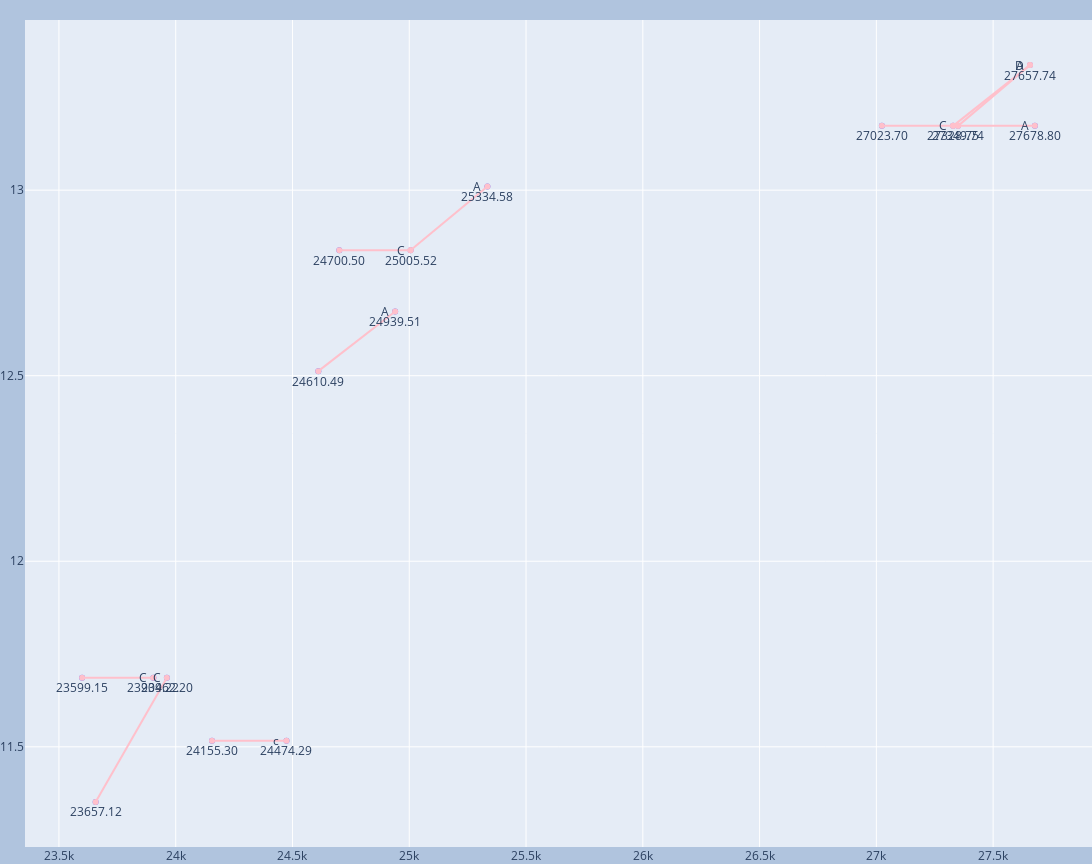

Notebook cell for this chart:
### Code cell
bcr = base_calling_random(df_noad_25k, silence=True)
plotly_basecalling(*bcr)

### Figure 1 — Plotly figure (JSON) as saved in the notebook; plotly's stock layout.template omitted (floating-point values rounded to 4 significant figures)
{"data": [{"mode": "markers", "type": "scatter", "x": [23600.0, 23660.0, 23900.0, 23960.0, 24160.0, 24470.0, 24610.0, 24700.0, 24940.0, 25010.0, 25330.0, 27020.0, 27330.0, 27350.0, 27660.0, 27680.0], "y": [11.69, 11.35, 11.69, 11.69, 11.52, 11.52, 12.51, 12.84, 12.67, 12.84, 13.01, 13.17, 13.17, 13.17, 13.34, 13.17]}, {"line": {"color": "pink"}, "mode": "lines+markers", "name": "C", "type": "scatter", "x": [23600.0, 23900.0], "y": [11.69, 11.69]}, {"line": {"color": "pink"}, "mode": "lines+markers", "name": "C", "type": "scatter", "x": [23660.0, 23960.0], "y": [11.35, 11.69]}, {"line": {"color": "pink"}, "mode": "lines+markers", "name": "C", "type": "scatter", "x": [24700.0, 25010.0], "y": [12.84, 12.84]}, {"line": {"color": "pink"}, "mode": "lines+markers", "name": "C", "type": "scatter", "x": [27020.0, 27330.0], "y": [13.17, 13.17]}, {"line": {"color": "pink"}, "mode": "lines+markers", "name": "A", "type": "scatter", "x": [24610.0, 24940.0], "y": [12.51, 12.67]}, {"line": {"color": "pink"}, "mode": "lines+markers", "name": "A", "type": "scatter", "x": [25010.0, 25330.0], "y": [12.84, 13.01]}, {"line": {"color": "pink"}, "mode": "lines+markers", "name": "A", "type": "scatter", "x": [27330.0, 27660.0], "y": [13.17, 13.34]}, {"line": {"color": "pink"}, "mode": "lines+markers", "name": "A", "type": "scatter", "x": [27350.0, 27680.0], "y": [13.17, 13.17]}, {"line": {"color": "pink"}, "mode": "lines+markers", "name": "D", "type": "scatter", "x": [27350.0, 27660.0], "y": [13.17, 13.34]}, {"line": {"color": "pink"}, "mode": "lines+markers", "name": "c", "type": "scatter", "x": [24160.0, 24470.0], "y": [11.52, 11.52]}], "layout": {"annotations": [{"arrowhead": 1, "showarrow": false, "text": "23599.15", "x": 23600.0, "y": 11.69, "yshift": -10}, {"arrowhead": 1, "showarrow": false, "text": "23657.12", "x": 23660.0, "y": 11.35, "yshift": -10}, {"arrowhead": 1, "showarrow": false, "text": "23904.22", "x": 23900.0, "y": 11.69, "yshift": -10}, {"arrowhead": 1, "showarrow": false, "text": "23962.20", "x": 23960.0, "y": 11.69, "yshift": -10}, {"arrowhead": 1, "showarrow": false, "text": "24155.30", "x": 24160.0, "y": 11.52, "yshift": -10}, {"arrowhead": 1, "showarrow": false, "text": "24474.29", "x": 24470.0, "y": 11.52, "yshift": -10}, {"arrowhead": 1, "showarrow": false, "text": "24610.49", "x": 24610.0, "y": 12.51, "yshift": -10}, {"arrowhead": 1, "showarrow": false, "text": "24700.50", "x": 24700.0, "y": 12.84, "yshift": -10}, {"arrowhead": 1, "showarrow": false, "text": "24939.51", "x": 24940.0, "y": 12.67, "yshift": -10}, {"arrowhead": 1, "showarrow": false, "text": "25005.52", "x": 25010.0, "y": 12.84, "yshift": -10}, {"arrowhead": 1, "showarrow": false, "text": "25334.58", "x": 25330.0, "y": 13.01, "yshift": -10}, {"arrowhead": 1, "showarrow": false, "text": "27023.70", "x": 27020.0, "y": 13.17, "yshift": -10}, {"arrowhead": 1, "showarrow": false, "text": "27328.75", "x": 27330.0, "y": 13.17, "yshift": -10}, {"arrowhead": 1, "showarrow": false, "text": "27349.74", "x": 27350.0, "y": 13.17, "yshift": -10}, {"arrowhead": 1, "showarrow": false, "text": "27657.74", "x": 27660.0, "y": 13.34, "yshift": -10}, {"arrowhead": 1, "showarrow": false, "text": "27678.80", "x": 27680.0, "y": 13.17, "yshift": -10}, {"arrowhead": 1, "showarrow": false, "text": "C", "x": 23900.0, "xshift": -10, "y": 11.69}, {"arrowhead": 1, "showarrow": false, "text": "C", "x": 23960.0, "xshift": -10, "y": 11.69}, {"arrowhead": 1, "showarrow": false, "text": "C", "x": 25010.0, "xshift": -10, "y": 12.84}, {"arrowhead": 1, "showarrow": false, "text": "C", "x": 27330.0, "xshift": -10, "y": 13.17}, {"arrowhead": 1, "showarrow": false, "text": "A", "x": 24940.0, "xshift": -10, "y": 12.67}, {"arrowhead": 1, "showarrow": false, "text": "A", "x": 25330.0, "xshift": -10, "y": 13.01}, {"arrowhead": 1, "showarrow": false, "text": "A", "x": 27660.0, "xshift": -10, "y": 13.34}, {"arrowhead": 1, "showarrow": false, "text": "A", "x": 27680.0, "xshift": -10, "y": 13.17}, {"arrowhead": 1, "showarrow": false, "text": "D", "x": 27660.0, "xshift": -10, "y": 13.34}, {"arrowhead": 1, "showarrow": false, "text": "c", "x": 24470.0, "xshift": -10, "y": 11.52}], "height": 864, "margin": {"b": 0, "l": 0, "r": 0, "t": 20}, "paper_bgcolor": "LightSteelBlue", "showlegend": false, "width": 1152}}
